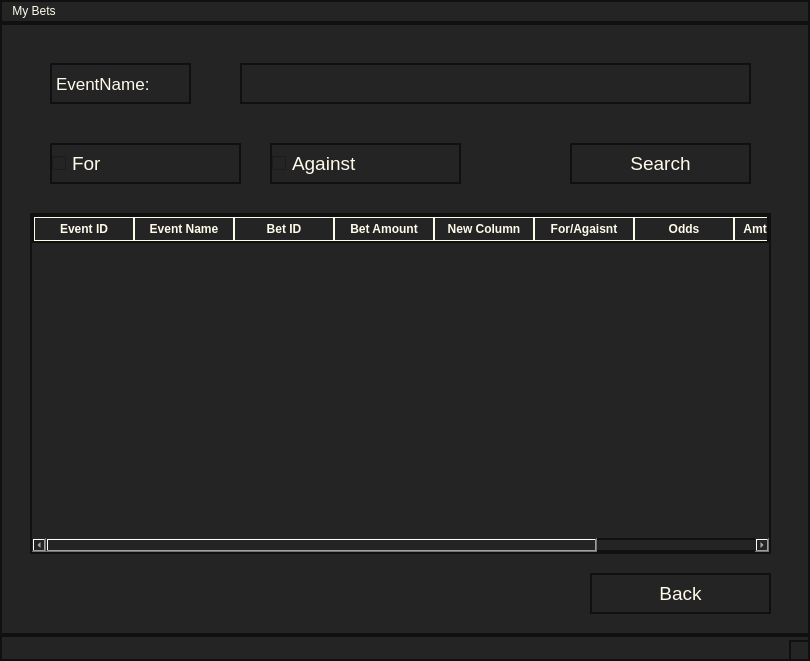
<?xml version="1.0" encoding="UTF-8"?>
<ui version="4.0">
 <class>MainWindow</class>
 <widget class="QMainWindow" name="MainWindow">
  <property name="geometry">
   <rect>
    <x>0</x>
    <y>0</y>
    <width>810</width>
    <height>661</height>
   </rect>
  </property>
  <property name="windowTitle">
   <string>MainWindow</string>
  </property>
  <property name="styleSheet">
   <string notr="true">background-color: rgb(36, 36, 36);
color: rgb(254, 251, 234);
border: 2px solid rgb(16, 16, 16);</string>
  </property>
  <widget class="QWidget" name="centralwidget">
   <widget class="QTableWidget" name="ViewBets">
    <property name="geometry">
     <rect>
      <x>30</x>
      <y>190</y>
      <width>741</width>
      <height>341</height>
     </rect>
    </property>
    <property name="styleSheet">
     <string notr="true">QHeaderView::section {
                background-color:  rgb(36, 36, 36);  /* Header background */
                color:  rgb(254, 251, 234);             /* Header text color */
                font-weight: bold;        /* Bold text (optional) */
                border: 1px solid  rgb(254, 251, 234);  /* Header border (optional) */
                padding: 4px;             /* Padding inside header cells */
            }</string>
    </property>
    <column>
     <property name="text">
      <string>Event ID</string>
     </property>
    </column>
    <column>
     <property name="text">
      <string>Event Name</string>
     </property>
    </column>
    <column>
     <property name="text">
      <string>Bet ID</string>
     </property>
    </column>
    <column>
     <property name="text">
      <string>Bet Amount</string>
     </property>
    </column>
    <column>
     <property name="text">
      <string>New Column</string>
     </property>
    </column>
    <column>
     <property name="text">
      <string>For/Agaisnt</string>
     </property>
    </column>
    <column>
     <property name="text">
      <string>Odds</string>
     </property>
    </column>
    <column>
     <property name="text">
      <string>Amt Won/Lost</string>
     </property>
    </column>
    <column>
     <property name="text">
      <string>Start Date</string>
     </property>
    </column>
   </widget>
   <widget class="QPushButton" name="Back">
    <property name="geometry">
     <rect>
      <x>590</x>
      <y>550</y>
      <width>181</width>
      <height>41</height>
     </rect>
    </property>
    <property name="font">
     <font>
      <pointsize>14</pointsize>
     </font>
    </property>
    <property name="text">
     <string>Back</string>
    </property>
   </widget>
   <widget class="QCheckBox" name="For">
    <property name="geometry">
     <rect>
      <x>50</x>
      <y>120</y>
      <width>191</width>
      <height>41</height>
     </rect>
    </property>
    <property name="font">
     <font>
      <pointsize>14</pointsize>
     </font>
    </property>
    <property name="text">
     <string>For</string>
    </property>
   </widget>
   <widget class="QCheckBox" name="Agaisnt">
    <property name="geometry">
     <rect>
      <x>270</x>
      <y>120</y>
      <width>191</width>
      <height>41</height>
     </rect>
    </property>
    <property name="font">
     <font>
      <pointsize>14</pointsize>
     </font>
    </property>
    <property name="text">
     <string>Against</string>
    </property>
   </widget>
   <widget class="QPushButton" name="Search">
    <property name="geometry">
     <rect>
      <x>570</x>
      <y>120</y>
      <width>181</width>
      <height>41</height>
     </rect>
    </property>
    <property name="font">
     <font>
      <pointsize>14</pointsize>
     </font>
    </property>
    <property name="text">
     <string>Search</string>
    </property>
   </widget>
   <widget class="QLabel" name="label_3">
    <property name="geometry">
     <rect>
      <x>50</x>
      <y>40</y>
      <width>141</width>
      <height>41</height>
     </rect>
    </property>
    <property name="font">
     <font>
      <pointsize>13</pointsize>
     </font>
    </property>
    <property name="text">
     <string>EventName:</string>
    </property>
   </widget>
   <widget class="QLineEdit" name="EventName">
    <property name="geometry">
     <rect>
      <x>240</x>
      <y>40</y>
      <width>511</width>
      <height>41</height>
     </rect>
    </property>
   </widget>
  </widget>
  <widget class="QMenuBar" name="menubar">
   <property name="geometry">
    <rect>
     <x>0</x>
     <y>0</y>
     <width>810</width>
     <height>25</height>
    </rect>
   </property>
   <widget class="QMenu" name="menuMy_Bets">
    <property name="title">
     <string>My Bets</string>
    </property>
   </widget>
   <addaction name="menuMy_Bets"/>
  </widget>
  <widget class="QStatusBar" name="statusbar"/>
 </widget>
 <resources/>
 <connections/>
</ui>
